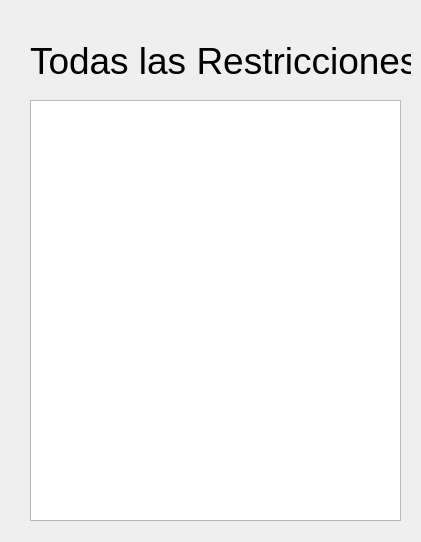
<?xml version="1.0" encoding="UTF-8"?>
<ui version="4.0">
 <class>ListaRestricciones</class>
 <widget class="QWidget" name="ListaRestricciones">
  <property name="geometry">
   <rect>
    <x>0</x>
    <y>0</y>
    <width>421</width>
    <height>542</height>
   </rect>
  </property>
  <property name="windowTitle">
   <string>ListaRestricciones</string>
  </property>
  <widget class="QLabel" name="Tilte">
   <property name="geometry">
    <rect>
     <x>30</x>
     <y>40</y>
     <width>381</width>
     <height>41</height>
    </rect>
   </property>
   <property name="font">
    <font>
     <pointsize>28</pointsize>
    </font>
   </property>
   <property name="text">
    <string>Todas las Restricciones</string>
   </property>
  </widget>
  <widget class="QListWidget" name="listaRestricciones">
   <property name="geometry">
    <rect>
     <x>30</x>
     <y>100</y>
     <width>371</width>
     <height>421</height>
    </rect>
   </property>
  </widget>
 </widget>
 <resources/>
 <connections/>
</ui>
